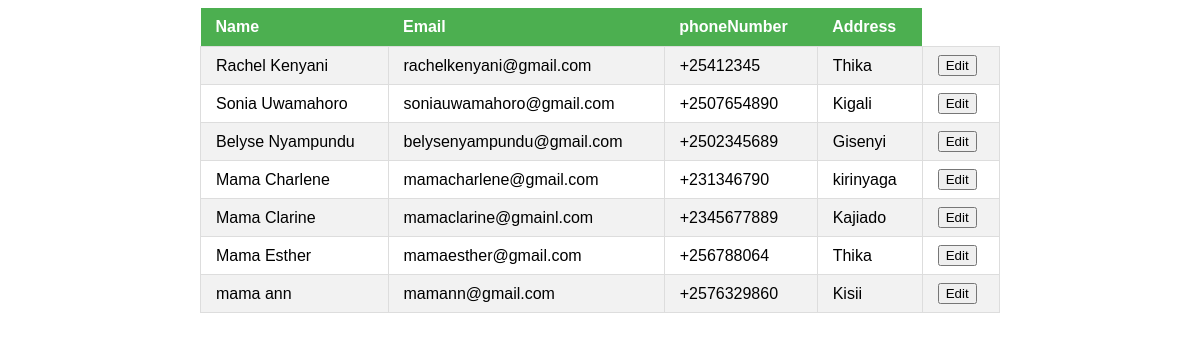
Page /vendors/vendor/list/ on the committed database.
### vendors/models.py (models this page shows, shortened)
class Vendor(models.Model):
    name = models.CharField(max_length=100)
    email=models.EmailField(max_length=100)
    phoneNumber=models.CharField(max_length=15)
    address = models.CharField(max_length=100)

### vendors/views.py (the view)
# urls.py: path("vendor/list/", vendor_list, name="vendor_list_view" ),
def vendor_list(request):
    vendors= Vendor.objects.all()
    context={'vendors' : vendors}
    return render(request,"vendor/vendor_list.html",context )

### templates/vendor/vendor_list.html (shortened to what this page needs)
<!DOCTYPE html>
<html lang="en">
<head>
</head>
<body>
    <table>
        <th>Name</th>
        <th>Email</th>
        <th>phoneNumber</th>
        <th>Address</th>
{% for vendor in vendors %}
        <tr>
<td>{{vendor.name}}</td>
<td>{{vendor.email}}</td>
<td>{{vendor.phoneNumber}}</td>
<td>{{ vendor.address}}</td>
<td>
    <a href="{url 'vendor_edit_view' vendor.id}"> <button>Edit</button> </a>
</td>
        </tr>
        {%endfor%}
    </table>
</body>
</html>

### templates/vendor/vendor_list.html (style rules this page uses)
table { border-collapse: collapse; width: 100%; max-width: 800px; margin: 0 auto; font-family: Arial, sans-serif; }
th { background-color: #4CAF50; color: white; font-weight: bold; padding: 10px 15px; text-align: left; }
td { border: 1px solid #ddd; padding: 8px 15px; }
tr:nth-child(even) { background-color: #f2f2f2; }

### rows in the picture
Vendor: name "Rachel Kenyani", email "rachelkenyani@gmail.com", phoneNumber "+25412345", address "Thika"
Vendor: name "Sonia Uwamahoro", email "soniauwamahoro@gmail.com", phoneNumber "+2507654890", address "Kigali"
Vendor: name "Belyse Nyampundu", email "belysenyampundu@gmail.com", phoneNumber "+2502345689", address "Gisenyi"
Vendor: name "Mama Charlene", email "mamacharlene@gmail.com", phoneNumber "+231346790", address "kirinyaga"
Vendor: name "Mama Clarine", email "mamaclarine@gmainl.com", phoneNumber "+2345677889", address "Kajiado"
Vendor: name "Mama Esther", email "mamaesther@gmail.com", phoneNumber "+256788064", address "Thika"
Vendor: name "mama ann", email "mamann@gmail.com", phoneNumber "+2576329860", address "Kisii"
